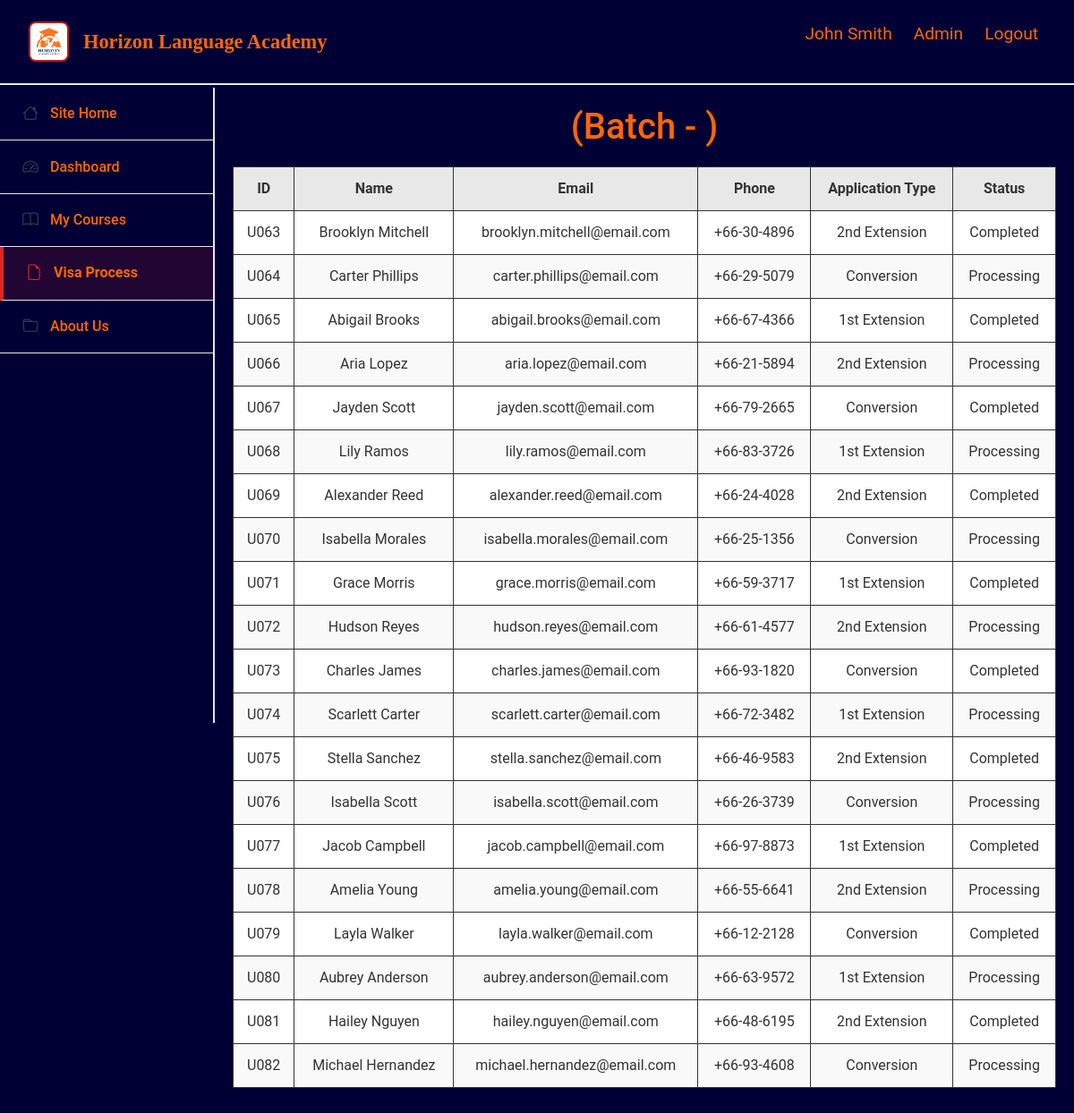
/visastatus.php?batchID=B005 (signed in), run on the app's committed database.
### tables this page shows
CREATE TABLE student (
  student_id    VARCHAR(50) PRIMARY KEY,
  batch_id      VARCHAR(50),
  FOREIGN KEY (student_id) REFERENCES users(user_id)
    ON UPDATE CASCADE ON DELETE CASCADE
);

CREATE TABLE users (
  user_id      VARCHAR(50) PRIMARY KEY,
  user_name    VARCHAR(100) NOT NULL,
  user_email   VARCHAR(100) UNIQUE,
  user_ph_no   VARCHAR(20),
  password     VARCHAR(255),
  role        ENUM('Admin','Teacher','Student','VisaSupportOfficer') NOT NULL
);

CREATE TABLE visa_application (
  visa_application_id   VARCHAR(50) PRIMARY KEY,
  visa_application_type VARCHAR(100),
  passport_number       VARCHAR(50),
  visa_start_date       DATE,
  visa_end_date         DATE,
  officer_id            VARCHAR(50),
  student_id            VARCHAR(50),
  visa_status            VARCHAR(50),
  FOREIGN KEY (student_id) REFERENCES student(student_id)
    ON UPDATE CASCADE ON DELETE SET NULL,
  FOREIGN KEY (officer_id) REFERENCES visa_support_officer(officer_id)
    ON UPDATE CASCADE ON DELETE SET NULL
);

### visastatus.php (the view, shortened to what this page needs)
<?php
$course = $_GET['course'];
$batch_id = $_GET['batchID'];
$batch_no = $_GET['batchNo'];
$pdo = db();
$sql = "
SELECT
    s.student_id,
    u.user_name AS student_name,
    u.user_email AS student_email,
    u.user_ph_no AS student_ph_no,
    v.visa_application_type,
    v.visa_status
FROM student AS s
INNER JOIN users AS u
    ON s.student_id = u.user_id
INNER JOIN visa_application AS v
    ON s.student_id = v.student_id
WHERE s.batch_id = '$batch_id'
;
";
$stmt = $pdo->prepare($sql);
$stmt->execute();
$students = $stmt->fetchAll(PDO::FETCH_ASSOC);
?>
<!DOCTYPE html>
<html lang="en">
<head>
    <link href="https://cdn.jsdelivr.net/npm/bootstrap@5.3.7/dist/css/bootstrap.min.css" rel="stylesheet">
    <link rel="stylesheet" href="https://cdn.jsdelivr.net/npm/bootstrap-icons@1.13.1/font/bootstrap-icons.min.css">
    <link rel="stylesheet" href="static/style.css">
</head>
<body>
    <?php include 'header.php'; ?>
    <div class="row g-0">
        <?php include 'sidebar.php'; ?>
         <div class="col-lg-10 col-md-9 col-8 main-content">
            <h1><?php echo $course?> (Batch - <?php echo $batch_no ?>)</h1>
            <table>
                <thead>
                    <tr>
                        <th>ID</th>
                        <th>Name</th>
                        <th>Email</th>
                        <th>Phone</th>
                        <th>Application Type</th>
                        <th>Status</th>
                    </tr>
                </thead>
                <tbody>
                    <?php foreach ($students as $student): ?>
                        <tr>
                            <td class="id-col"><?php echo $student['student_id'] ?></td>
                            <td class="name-col"><?php echo $student['student_name'] ?></td>
                            <td class="email-col"><?php echo $student['student_email'] ?></td>
                            <td class="phone-col"><?php echo $student['student_ph_no'] ?></td>
                            <td class="application-col"><?php echo $student['visa_application_type'] ?></td>
                            <td class="status-col"><?php echo $student['visa_status'] ?></td>
                        </tr>
                    <?php endforeach; ?>
                </tbody>
            </table>
        </div>
    </div>
</body>
</html>

### static/style.css (style rules this page uses)
:root { --primary-red: #dc2626; --dark-gray: #374151; --light-gray: #6B7280; --border-gray: #e5e7eb; --blue-accent: #3b82f6; --navy-blue: #000035; --light-orange: #ff6700; }
body { align-items: center; background-color: var(--navy-blue); color: #333; font-family: -apple-system, Arial, BlinkMacSystemFont, Geneva, 'Helvetica Neue'; font-family: Roboto, sans-serif, 'Segoe UI', Tahoma, Verdana; justify-content: center; margin: 0; padding-top: 90px; }
h1 { text-align: center; color: var(--light-orange); }
table { width: 100%; border-collapse: collapse; background-color: white; box-shadow: 0 2px 4px rgba(0, 0, 0, 0.1); margin: 20px auto; }
th, td { border: 1px solid #333; padding: 12px; text-align: center; }
th { background-color: #e8e8e8; font-weight: bold; }
tr:nth-child(even) { background-color: #f9f9f9; }
.main-content { background-color: var(--navy-blue); margin-left: 240px; margin-top: 1vh; width: calc(100% - 240px); padding: 20px; min-height: calc(100vh - 90px); }

### data on the page
student: student_id "U063", student_id.user_name "Brooklyn Mitchell", student_id.user_email "brooklyn.mitchell@email.com", student_id.user_ph_no "+66-30-4896", visa_application.visa_application_type "2nd Extension", visa_application.visa_status "Completed"
student: student_id "U064", student_id.user_name "Carter Phillips", student_id.user_email "carter.phillips@email.com", student_id.user_ph_no "+66-29-5079", visa_application.visa_application_type "Conversion", visa_application.visa_status "Processing"
student: student_id "U065", student_id.user_name "Abigail Brooks", student_id.user_email "abigail.brooks@email.com", student_id.user_ph_no "+66-67-4366", visa_application.visa_application_type "1st Extension", visa_application.visa_status "Completed"
student: student_id "U066", student_id.user_name "Aria Lopez", student_id.user_email "aria.lopez@email.com", student_id.user_ph_no "+66-21-5894", visa_application.visa_application_type "2nd Extension", visa_application.visa_status "Processing"
student: student_id "U067", student_id.user_name "Jayden Scott", student_id.user_email "jayden.scott@email.com", student_id.user_ph_no "+66-79-2665", visa_application.visa_application_type "Conversion", visa_application.visa_status "Completed"
student: student_id "U068", student_id.user_name "Lily Ramos", student_id.user_email "lily.ramos@email.com", student_id.user_ph_no "+66-83-3726", visa_application.visa_application_type "1st Extension", visa_application.visa_status "Processing"
student: student_id "U069", student_id.user_name "Alexander Reed", student_id.user_email "alexander.reed@email.com", student_id.user_ph_no "+66-24-4028", visa_application.visa_application_type "2nd Extension", visa_application.visa_status "Completed"
student: student_id "U070", student_id.user_name "Isabella Morales", student_id.user_email "isabella.morales@email.com", student_id.user_ph_no "+66-25-1356", visa_application.visa_application_type "Conversion", visa_application.visa_status "Processing"
student: student_id "U071", student_id.user_name "Grace Morris", student_id.user_email "grace.morris@email.com", student_id.user_ph_no "+66-59-3717", visa_application.visa_application_type "1st Extension", visa_application.visa_status "Completed"
student: student_id "U072", student_id.user_name "Hudson Reyes", student_id.user_email "hudson.reyes@email.com", student_id.user_ph_no "+66-61-4577", visa_application.visa_application_type "2nd Extension", visa_application.visa_status "Processing"
student: student_id "U073", student_id.user_name "Charles James", student_id.user_email "charles.james@email.com", student_id.user_ph_no "+66-93-1820", visa_application.visa_application_type "Conversion", visa_application.visa_status "Completed"
student: student_id "U074", student_id.user_name "Scarlett Carter", student_id.user_email "scarlett.carter@email.com", student_id.user_ph_no "+66-72-3482", visa_application.visa_application_type "1st Extension", visa_application.visa_status "Processing"
student: student_id "U075", student_id.user_name "Stella Sanchez", student_id.user_email "stella.sanchez@email.com", student_id.user_ph_no "+66-46-9583", visa_application.visa_application_type "2nd Extension", visa_application.visa_status "Completed"
student: student_id "U076", student_id.user_name "Isabella Scott", student_id.user_email "isabella.scott@email.com", student_id.user_ph_no "+66-26-3739", visa_application.visa_application_type "Conversion", visa_application.visa_status "Processing"
student: student_id "U077", student_id.user_name "Jacob Campbell", student_id.user_email "jacob.campbell@email.com", student_id.user_ph_no "+66-97-8873", visa_application.visa_application_type "1st Extension", visa_application.visa_status "Completed"
student: student_id "U078", student_id.user_name "Amelia Young", student_id.user_email "amelia.young@email.com", student_id.user_ph_no "+66-55-6641", visa_application.visa_application_type "2nd Extension", visa_application.visa_status "Processing"
student: student_id "U079", student_id.user_name "Layla Walker", student_id.user_email "layla.walker@email.com", student_id.user_ph_no "+66-12-2128", visa_application.visa_application_type "Conversion", visa_application.visa_status "Completed"
student: student_id "U080", student_id.user_name "Aubrey Anderson", student_id.user_email "aubrey.anderson@email.com", student_id.user_ph_no "+66-63-9572", visa_application.visa_application_type "1st Extension", visa_application.visa_status "Processing"
student: student_id "U081", student_id.user_name "Hailey Nguyen", student_id.user_email "hailey.nguyen@email.com", student_id.user_ph_no "+66-48-6195", visa_application.visa_application_type "2nd Extension", visa_application.visa_status "Completed"
student: student_id "U082", student_id.user_name "Michael Hernandez", student_id.user_email "michael.hernandez@email.com", student_id.user_ph_no "+66-93-4608", visa_application.visa_application_type "Conversion", visa_application.visa_status "Processing"

### other printed values
$_SESSION['user_name'] "John Smith"
$_SESSION['role'] "Admin"
